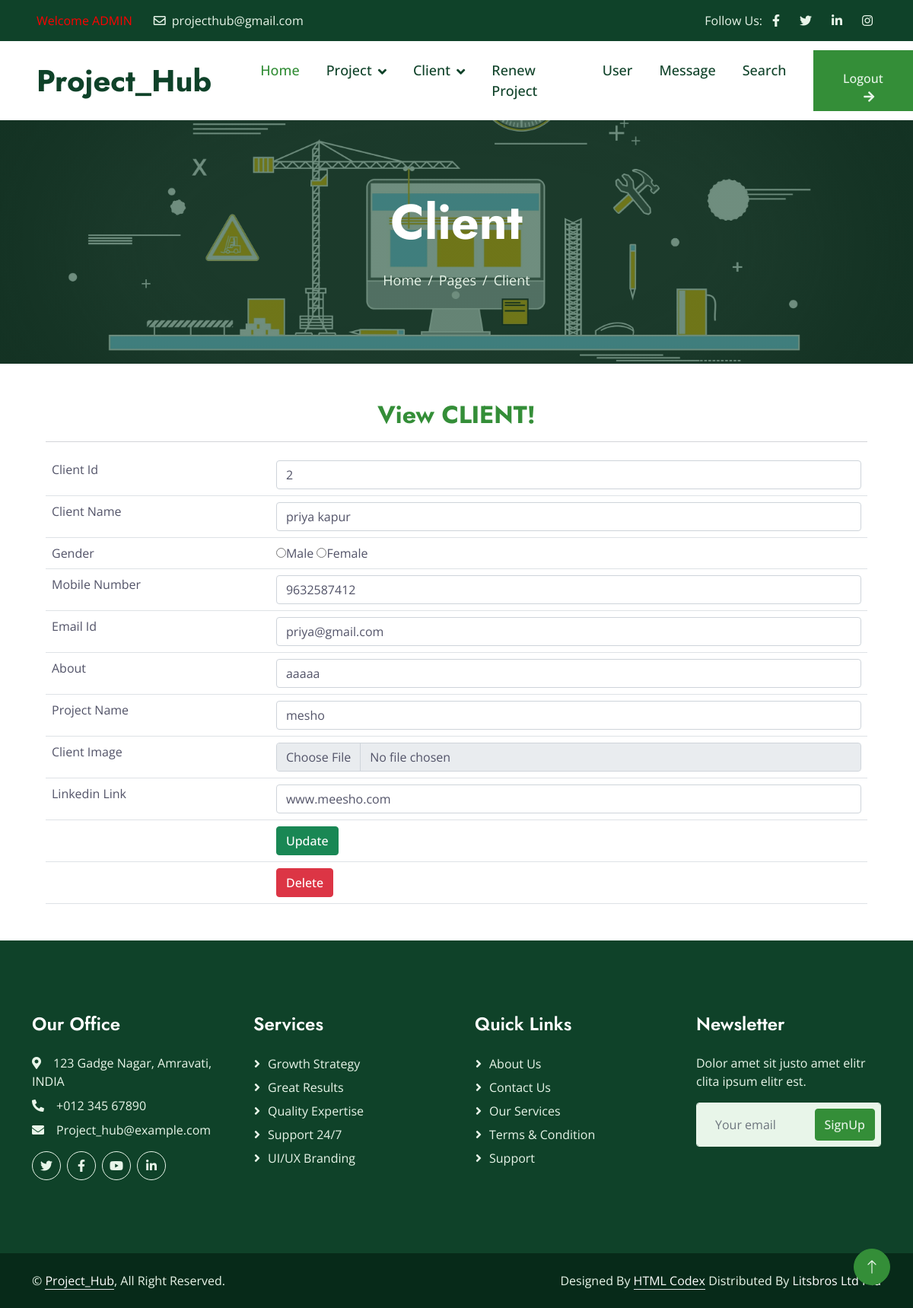
Page /adminclient-view/2/ on the committed database.
### homepage/models.py (models this page shows)
class client(models.Model):
    client_id = models.AutoField(default=1, primary_key=True)
    client_name = models.CharField(max_length=200)
    client_gender = models.CharField(max_length=200)
    client_mobile = models.CharField(max_length=200)
    client_email = models.CharField(max_length=200)
    client_about = models.CharField(max_length=200)
    client_projectname = models.CharField(max_length=200)
    client_img = models.ImageField()
    client_link = models.CharField(max_length=200)

### homepage/views.py (the view)
# urls.py: path('adminclient-view/<int:client_id>/', views.adminclientview, name="Admin Client View"),
def adminclientview(request, client_id):
    x = client.objects.get(client_id=client_id)
    return render(request, 'adminclientview.html',{'clientlist':x})

### templates/adminclientview.html (shortened to what this page needs)
{% include "header.html" %}
{% include "adminnavbar.html" %}
    <div class="container-fluid page-header py-5 mb-5 wow fadeIn" data-wow-delay="0.1s">
        <div class="container text-center py-5">
            <h1 class="display-3 text-white mb-4 animated slideInDown">Client </h1>
            <nav aria-label="breadcrumb animated slideInDown">
                <ol class="breadcrumb justify-content-center mb-0">
                    <li class="breadcrumb-item"><a href="#">Home</a></li>
                    <li class="breadcrumb-item"><a href="#">Pages</a></li>
                    <li class="breadcrumb-item active" aria-current="page">Client</li>
                </ol>
            </nav>
        </div>
    </div>
    <center>
		<div style="width:90%">
            <h2 class="title">
							<center><a href="#"> View CLIENT!</a></center>
							</h2>
							<hr color="Orange">
							<table class="table table-hover">
								<form method="post" action="/adminupdate-clientsuccess/{{clientlist.client_id}}/">
								<tr>
									<td>Client Id</td>
									<td><input type="text" class="form-control" name="txtclientid" placeholder="Enter The Client Id" value="{{clientlist.client_id}}"> </td>
								</tr>
								<tr>
									<td>Client Name</td>
									<td><input type="text" class="form-control" name="txtclientname" placeholder="Enter The Client Name" value="{{clientlist.client_name}}"> </td>
								</tr>
								<tr>
									<td>Gender</td>
									<td><input type="radio" name="gender" value="{{clientlist.client_gender}}">Male
										<input  type="radio" name="gender" value="{{clientlist.client_gender}}">Female
									</td>
								</tr>
								<tr>
									<td>Mobile Number </td>
									<td><input type="Number" class="form-control" name="txtmobilenumber" placeholder="Enter your mobile number" maxlength="2" value="{{clientlist.client_mobile}}"> </td>
								</tr>
								<tr>
									<td>Email Id</td>
									<td><input type="text" class="form-control" name="txtemailid" placeholder="Enter the Email Id" value="{{clientlist.client_email}}"> </td>
								</tr>
								<tr>
									<td>About</td>
									<td><input type="text" class="form-control" name="txtabout" placeholder="Enter the Bio" value="{{clientlist.client_about}}"> </td>
								</tr>
								<tr>
									<td>Project Name</td>
									<td><input type="text" class="form-control" name="txtprojectname" placeholder="Enter the Project Name" value="{{clientlist.client_projectname}}"> </td>
								</tr>
								<tr>
									<td> Client Image </td>
									<td><input type="file" class="form-control" name="image" accept="image/png, image/jpeg" value="{{clientlist.client_img}}"> </td>
								</tr>
								<tr>
									<td>Linkedin Link</td>
									<td><input type="text" class="form-control" name="txtlink" placeholder="Enter the Linkedin Link" value="{{clientlist.client_link}}"> </td>
								</tr>
								<tr>
									<td> </td>
									<td><input type="Submit" class="btn btn-success" name="btnsubmit" value="Update">
									</td>
								</tr>
							</form>
								<tr>
									<td> </td>
									<td>
										<form method="post" action="/adminclient-delete/{{clientlist.client_id}}/">
											<input type="Submit" class="btn btn-danger" name="btnsubmit" value="Delete">
										</form>
									</td>
								</tr>
							</table>
		</div>
		</center>
{% include "footer.html" %}

### static/css/style.css (style rules this page uses)
:root { --primary: #348E38; --secondary: #525368; --light: #E8F5E9; --dark: #0F4229; }
h1, .h1, h2, .h2, .fw-bold { font-weight: 700 !important; }
.btn { transition: .5s; font-weight: 500; }
.page-header { background: linear-gradient(rgba(15, 66, 41, .6), rgba(15, 66, 41, .6)), url(../img/carousel-3.jpg) center center no-repeat; background-size: cover; }
.page-header .breadcrumb-item+.breadcrumb-item::before { color: var(--light); }
.page-header .breadcrumb-item, .page-header .breadcrumb-item a { font-size: 18px; color: var(--light); }

### rows in the picture
client: txtclientid "2", txtclientname "priya kapur", txtmobilenumber "9632587412", txtemailid "priya@gmail.com", txtabout "aaaaa", txtprojectname "mesho", txtlink "www.meesho.com"
